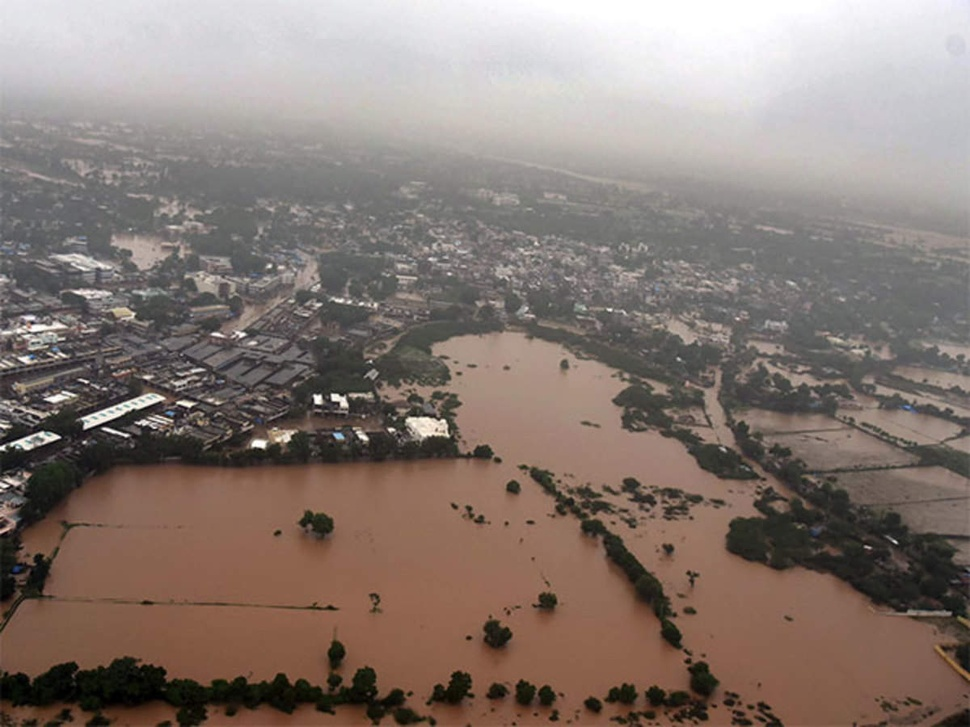
#> input picture Image/10.jpg, 970 x 727 px, shrunk from 1200 x 900 before the run; its folder holds only this picture in this run
$ python analysis.py
#> lines starting #> are read from the running program, lines starting #| are printed output that depends on the picture; after the words box and inside, x2 and y2 are one past the last pixel; in counts of white or black regions, pixels touching at a corner belong together
import os
import cv2
import numpy as np
import matplotlib.pyplot as plt

image_path = r'Image'  # Folder containing original images
output_path = r'ProcessedImages'  # Folder to save processed images

# Create the output directory if it doesn't exist
if not os.path.exists(output_path):
    os.makedirs(output_path)

def load_images(path):
#> called with path = 'Image'
    images = []
    filenames = []
    for filename in sorted(os.listdir(path)):
        if filename.endswith(('.png', '.jpg', '.jpeg')):
            img = cv2.imread(os.path.join(path, filename))
#> img is the input picture: shape (727, 970, 3); mean B, G, R 115.2, 121.7, 135.1
            if img is not None:
                images.append(img)
                filenames.append(filename)
    return images, filenames

# Flood detection using simple thresholding
def detect_flooded_areas(image):
    # Convert to grayscale
    gray = cv2.cvtColor(image, cv2.COLOR_BGR2GRAY)

    # Apply Gaussian blur to reduce noise
    blurred = cv2.GaussianBlur(gray, (5, 5), 0)

    # Use adaptive thresholding to detect water regions
    thresh = cv2.adaptiveThreshold(
        blurred, 255, cv2.ADAPTIVE_THRESH_GAUSSIAN_C, cv2.THRESH_BINARY_INV, 11, 2
    )

    return thresh

# Function to visualize results with thermal colors and save the output
def visualize_results(image, detected, water_percentage, land_percentage, filename):
    plt.figure(figsize=(12, 6))

    # Original image
    plt.subplot(1, 2, 1)
    plt.title("Original Image")
    plt.imshow(cv2.cvtColor(image, cv2.COLOR_BGR2RGB))
    plt.axis('off')

    # Detected flooded area with thermal colormap
    thermal_image = cv2.applyColorMap(detected, cv2.COLORMAP_JET)
    plt.subplot(1, 2, 2)
    plt.title(f"Detected Flooded Area\nWater: {water_percentage:.2f}% | Land: {land_percentage:.2f}%")
    plt.imshow(thermal_image)
    plt.axis('off')

    plt.tight_layout()

    # Save the combined image
    combined_image = np.hstack((image, thermal_image))
    output_filename = os.path.join(output_path, filename)
    cv2.imwrite(output_filename, combined_image)

    # Optionally, display the results
    plt.show()

# Load images
images, image_filenames = load_images(image_path)
#> images = 1 item; image_filenames = ['10.jpg']

# Process and display results for a few images
for i in range(min(15, len(images))):
    image = images[i]
    filename = image_filenames[i]  # Get the original filename

    # Detect flooded areas
    detected_flood = detect_flooded_areas(image)

    # Calculate water and land percentages
    total_pixels = detected_flood.size
    water_pixels = np.sum(detected_flood == 0)  # White pixels are water
    land_pixels = np.sum(detected_flood == 255)  # Black pixels are land

    water_percentage = (water_pixels / total_pixels) * 100
    land_percentage = (land_pixels / total_pixels) * 100

    # Visualize results with thermal colormap and save the output
    visualize_results(image, detected_flood, water_percentage, land_percentage, f'processed_{filename}')
#> this loop made 1 pass
#> (filename, total_pixels, water_pixels, land_pixels, water_percentage, land_percentage) on pass 1: ('10.jpg', 705190, 571259, 133931, 81.01, 18.99)
#> pass 1, in detect_flooded_areas, `gray = cv2.cvtColor(image, cv2.COLOR_BGR2GRAY)`:
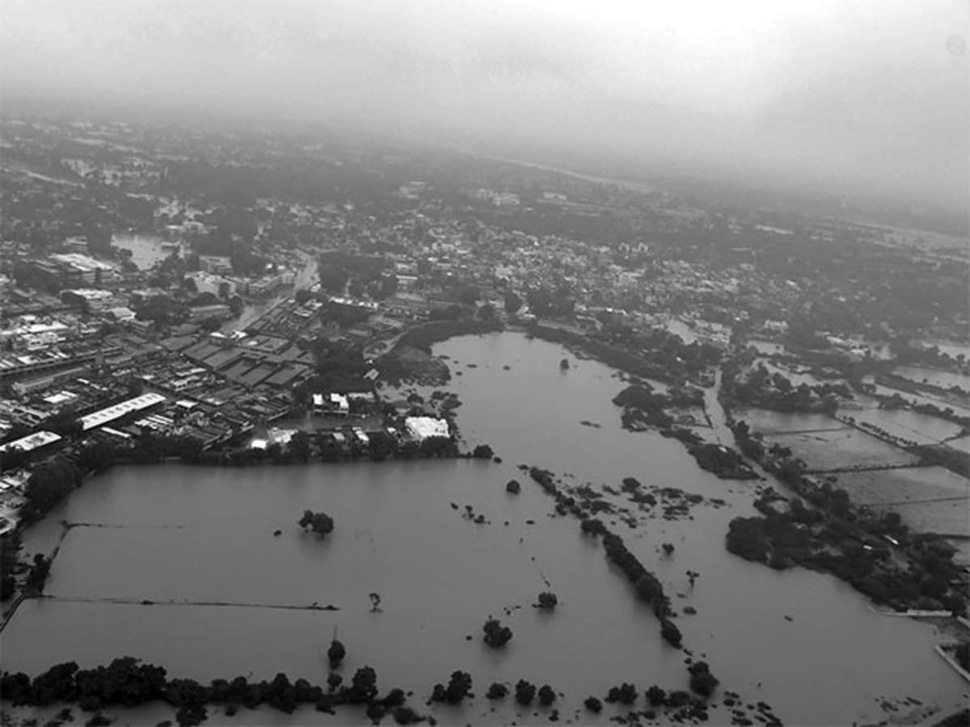
#> gray: shape (727, 970); min 0, max 255, mean 125
#> pass 1, in detect_flooded_areas, `thresh = cv2.adaptiveThreshold( blurred, 255, cv2.ADAPTIVE_THRESH_GAUS..`:
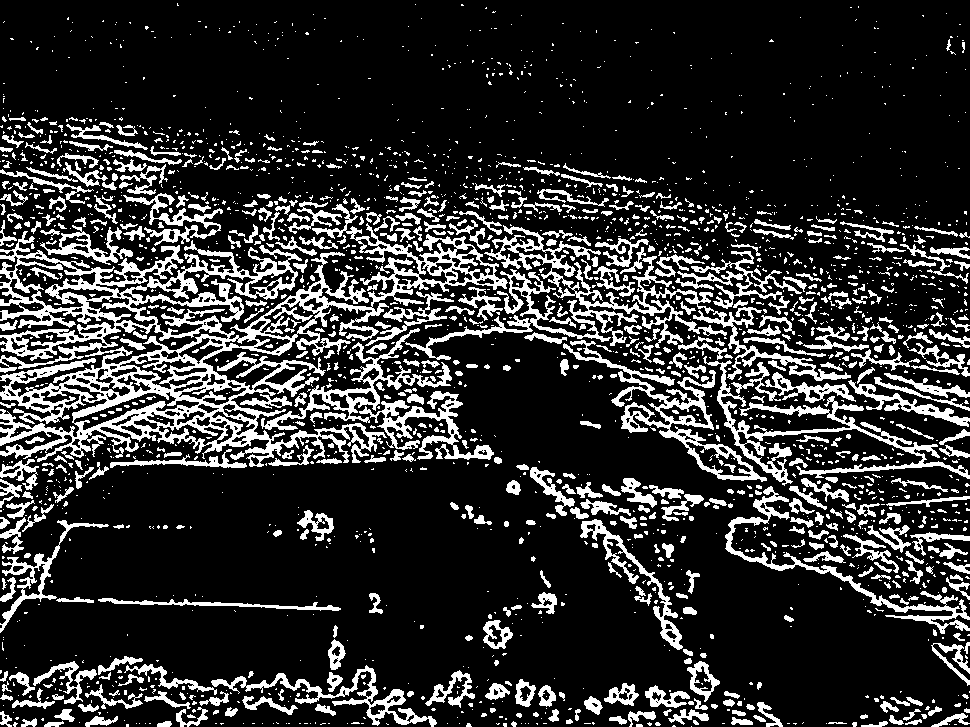
#> thresh: shape (727, 970); 19% white; 2384 white regions (1768 under 20 px), largest, box (x1, y1, x2, y2) and area: (0, 204, 508, 467) 34000, (405, 225, 727, 360) 6814, (703, 356, 970, 486) 4221
#> pass 1, in visualize_results, `thermal_image = cv2.applyColorMap(detected, cv2.COLORMAP_JET)`:
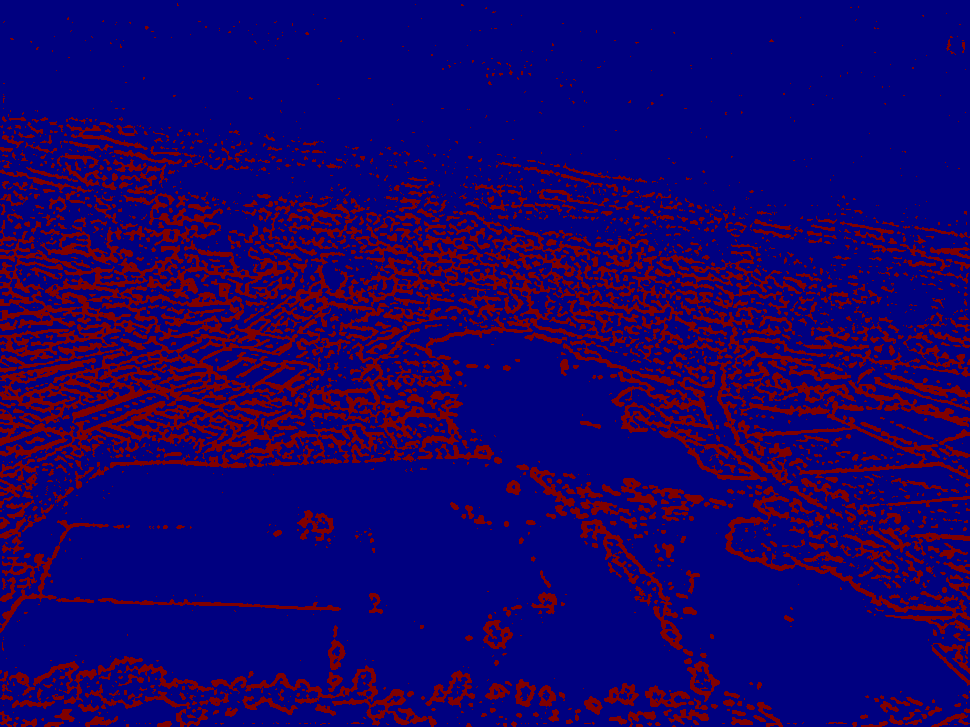
#> thermal_image: shape (727, 970, 3); mean B, G, R 103.7, 0, 24.3
#> pass 1, in visualize_results, `plt.show()`:
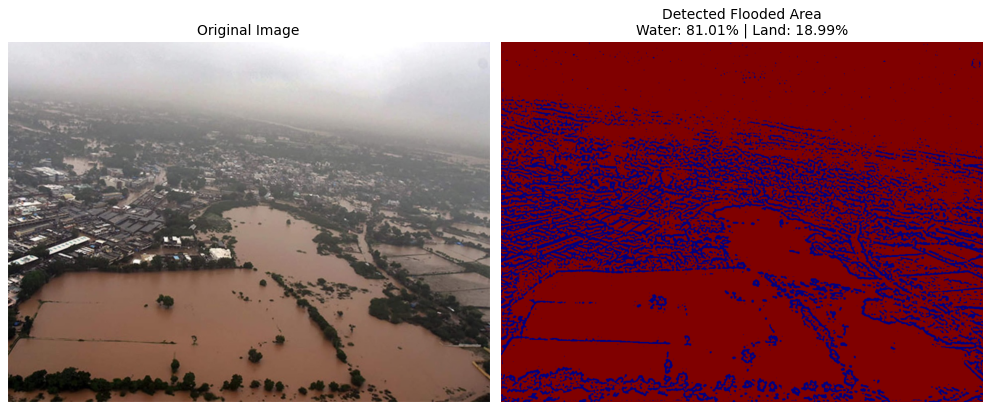
#> figure drawn by matplotlib, 2 panels; B, G, R data is drawn as R, G, B

$ run again, on Image/1010.jpg
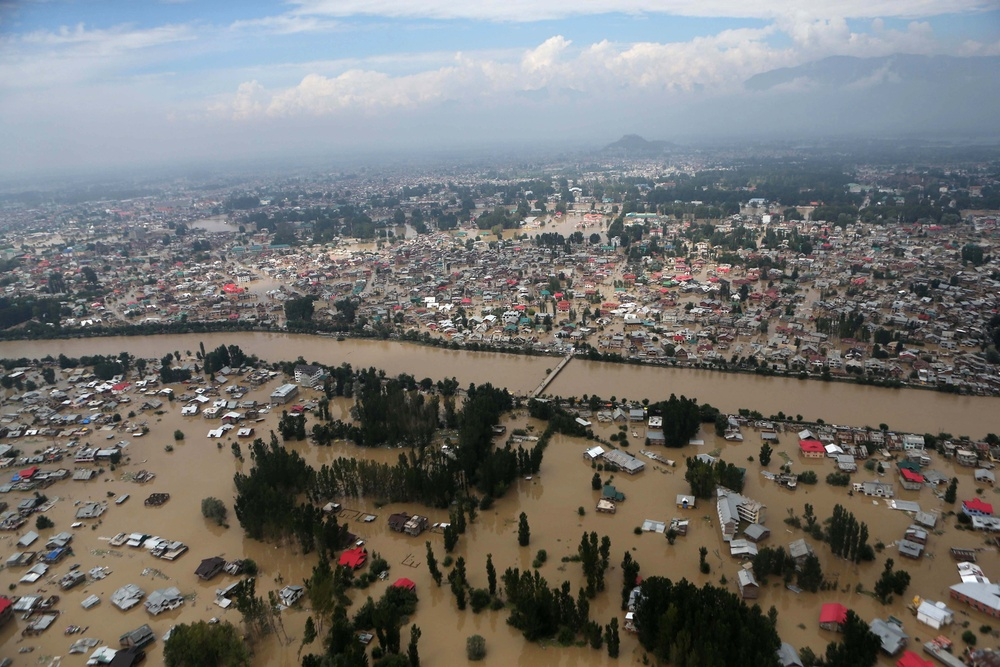
#> input picture Image/1010.jpg, 1000 x 667 px, shrunk from 2100 x 1400 before the run
#> in load_images, img is the input picture: shape (667, 1000, 3); mean B, G, R 113.4, 115.5, 115.8
#> images = 1 item; image_filenames = ['1010.jpg']
#> the loop `for i in range(min(15, len(images))):` made 1 pass
#> (filename, total_pixels, water_pixels, land_pixels, water_percentage, land_percentage) on pass 1: ('1010.jpg', 667000, 482158, 184842, 72.29, 27.71)
#> pass 1, in detect_flooded_areas, `thresh = cv2.adaptiveThreshold( blurred, 255, cv2.ADAPTIVE_THRESH_GAUS..`:
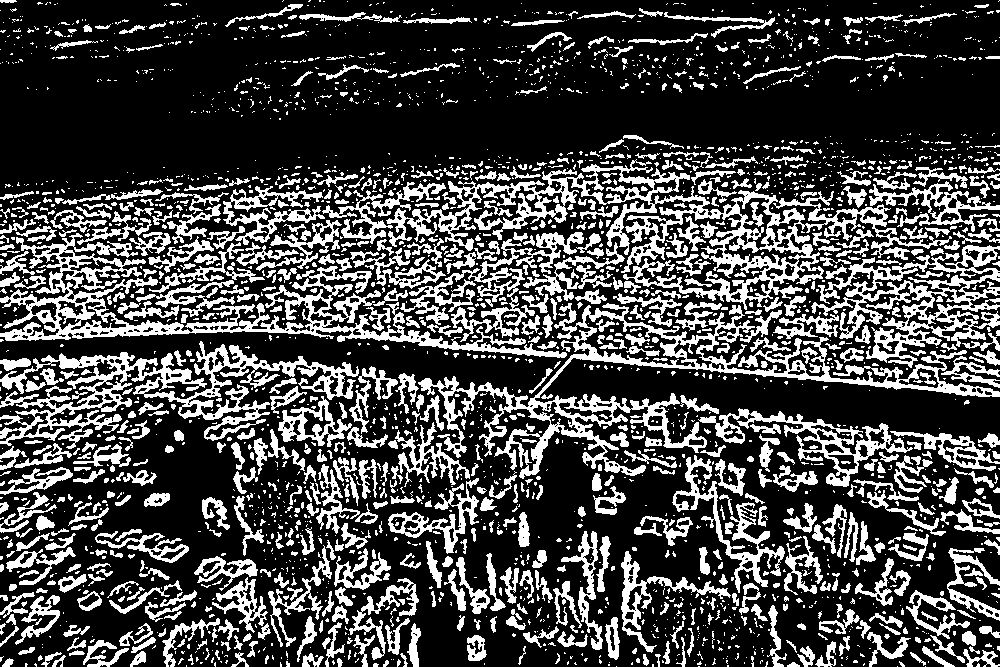
#> thresh: shape (667, 1000); 27.7% white; 2793 white regions (1990 under 20 px), largest, box (x1, y1, x2, y2) and area: (386, 159, 952, 310) 15599, (418, 303, 1000, 479) 13632, (0, 233, 567, 358) 12174
#> pass 1, in visualize_results, `plt.show()`:
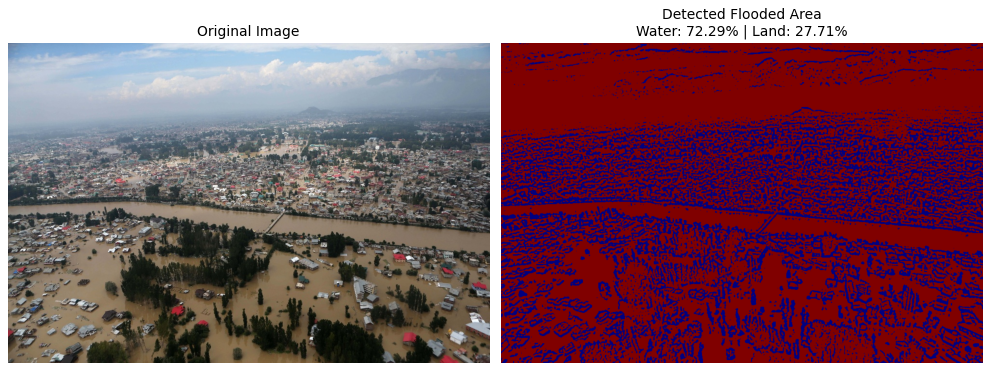
#> figure drawn by matplotlib, 2 panels; B, G, R data is drawn as R, G, B

$ run again, on Image/1011.jpg
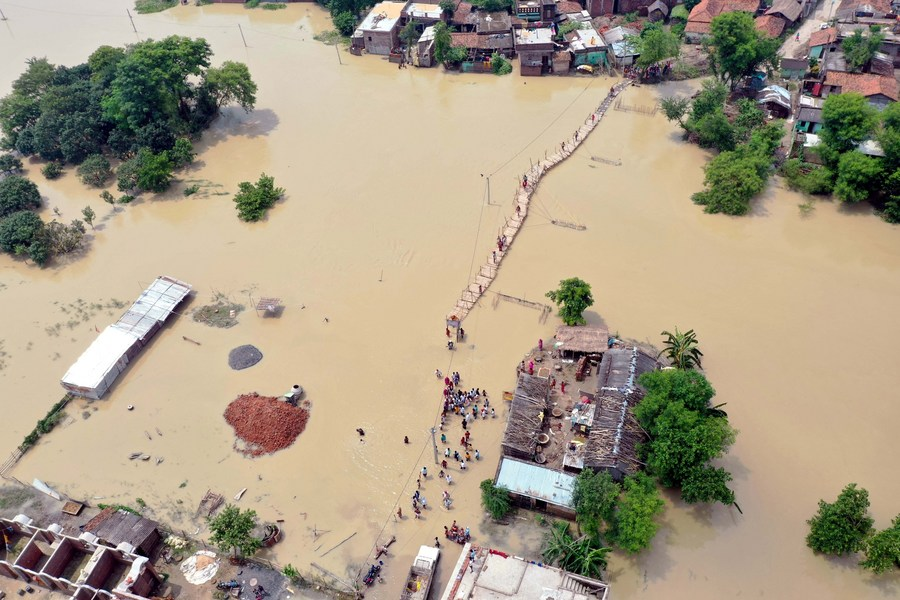
#> input picture Image/1011.jpg, 900 x 600 px
#> in load_images, img is the input picture: shape (600, 900, 3); mean B, G, R 133.4, 155.2, 167
#> images = 1 item; image_filenames = ['1011.jpg']
#> the loop `for i in range(min(15, len(images))):` made 1 pass
#> (filename, total_pixels, water_pixels, land_pixels, water_percentage, land_percentage) on pass 1: ('1011.jpg', 540000, 424240, 115760, 78.56, 21.44)
#> pass 1, in detect_flooded_areas, `thresh = cv2.adaptiveThreshold( blurred, 255, cv2.ADAPTIVE_THRESH_GAUS..`:
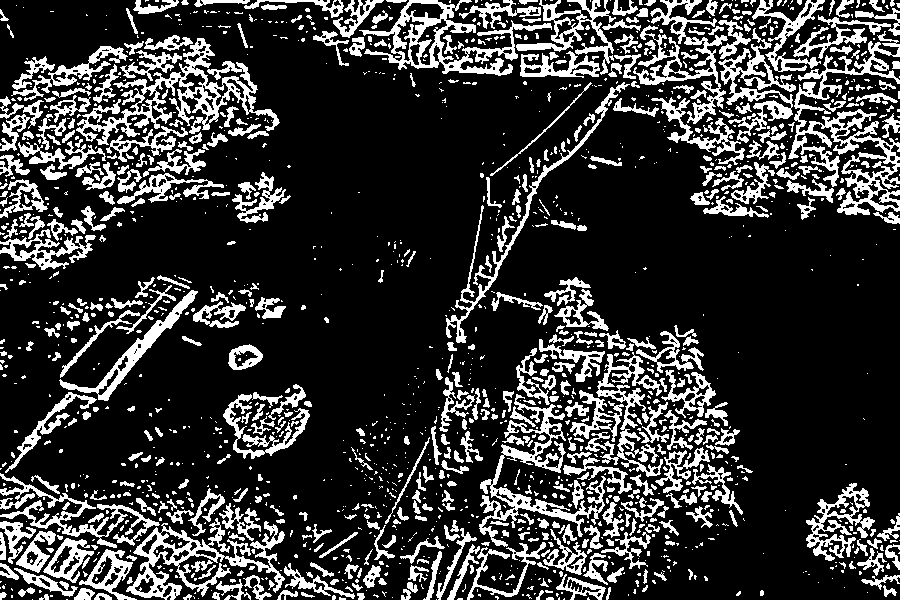
#> thresh: shape (600, 900); 21.4% white; 1628 white regions (1091 under 20 px), largest, box (x1, y1, x2, y2) and area: (788, 31, 900, 215) 5498, (76, 38, 280, 145) 4896, (359, 0, 552, 76) 3720
#> pass 1, in visualize_results, `plt.show()`:
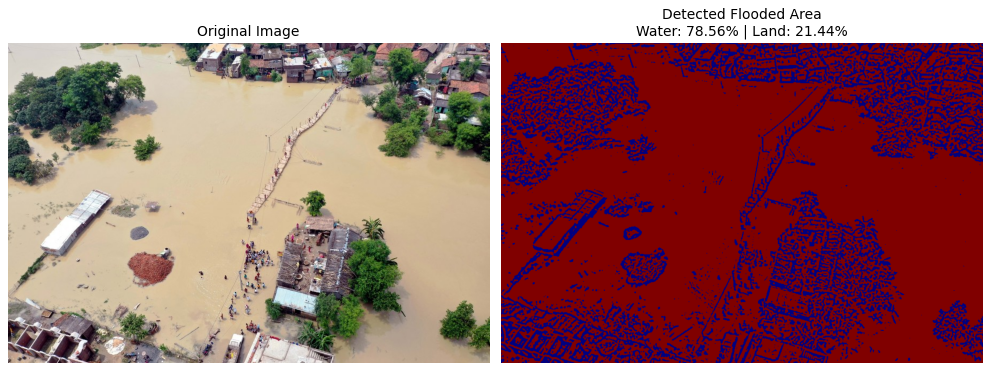
#> figure drawn by matplotlib, 2 panels; B, G, R data is drawn as R, G, B

$ run again, on Image/1013.jpg
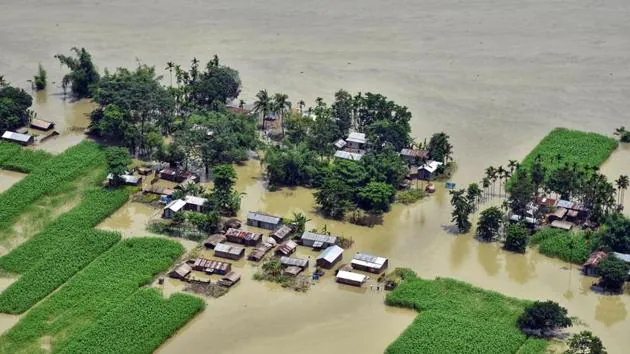
#> input picture Image/1013.jpg, 630 x 354 px
#> in load_images, img is the input picture: shape (354, 630, 3); mean B, G, R 110.3, 134.8, 126.3
#> images = 1 item; image_filenames = ['1013.jpg']
#> the loop `for i in range(min(15, len(images))):` made 1 pass
#> (filename, total_pixels, water_pixels, land_pixels, water_percentage, land_percentage) on pass 1: ('1013.jpg', 223020, 159135, 63885, 71.35, 28.65)
#> pass 1, in detect_flooded_areas, `thresh = cv2.adaptiveThreshold( blurred, 255, cv2.ADAPTIVE_THRESH_GAUS..`:
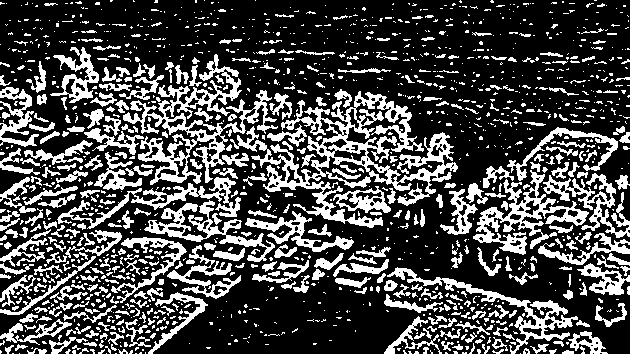
#> thresh: shape (354, 630); 28.6% white; 1413 white regions (1032 under 20 px), largest, box (x1, y1, x2, y2) and area: (230, 91, 458, 228) 7804, (123, 54, 278, 185) 4859, (473, 170, 589, 255) 2680
#> pass 1, in visualize_results, `plt.show()`:
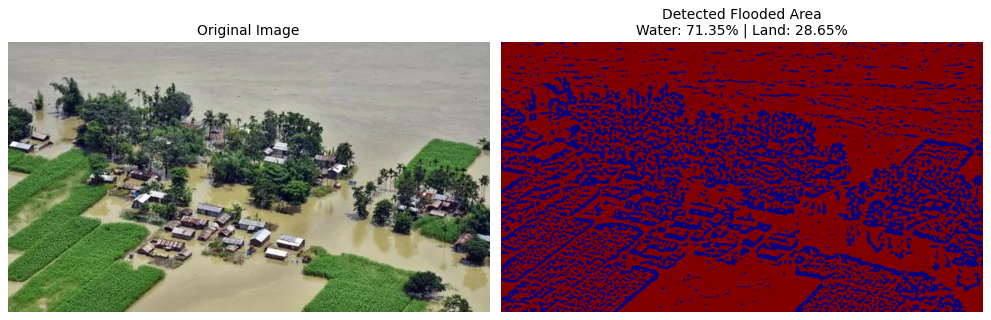
#> figure drawn by matplotlib, 2 panels; B, G, R data is drawn as R, G, B

$ run again, on Image/1007.jpg
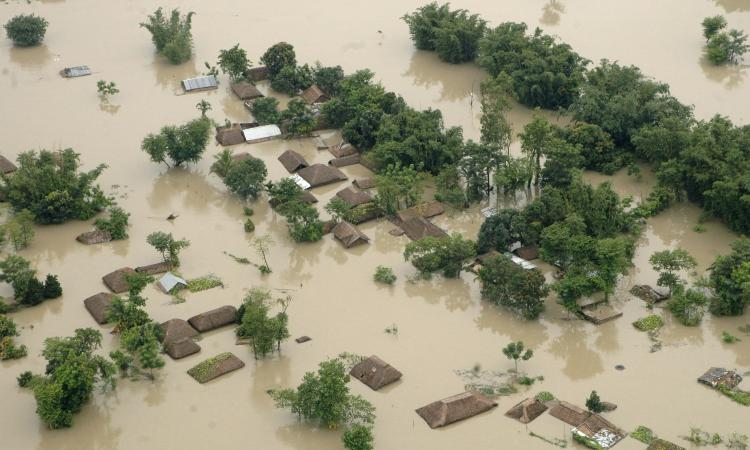
#> input picture Image/1007.jpg, 750 x 450 px
#> in load_images, img is the input picture: shape (450, 750, 3); mean B, G, R 119.9, 144.6, 146.9
#> images = 1 item; image_filenames = ['1007.jpg']
#> the loop `for i in range(min(15, len(images))):` made 1 pass
#> (filename, total_pixels, water_pixels, land_pixels, water_percentage, land_percentage) on pass 1: ('1007.jpg', 337500, 248447, 89053, 73.61, 26.39)
#> pass 1, in visualize_results, `plt.show()`:
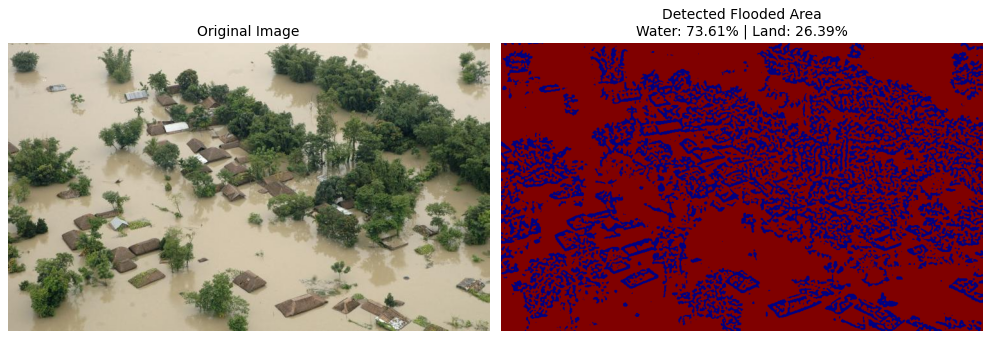
#> figure drawn by matplotlib, 2 panels; B, G, R data is drawn as R, G, B
